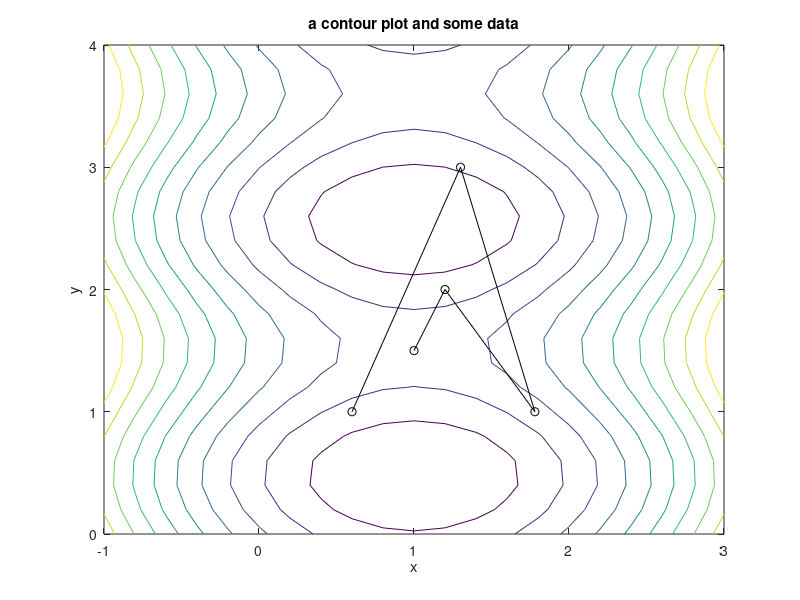

MATLAB code for this plot:
% example code to make a contour plot of  a function
%
%

% example function
%
lambda1 = 5;
lambda2 = 3;
omega=3;
a1 = 1;
a2 = 1;

g = @(x,y)(lambda1 / 2) * (x - a1).^2 + (lambda2 / 2) * sin(omega*(y - a2));

% here is the plot
[X,Y] = meshgrid(-1:.2:3, 0:.2:4);
Z = g(X,Y);
contour(X,Y,Z);

hold on;

% some additional data 
xydata = [[0.6 1.3 1.78 1.2 1]', [ 1 3  1 2 1.5 ]'];
plot(xydata(:,1),xydata(:,2),'k-o');
hold off

title('a contour plot and some data');
xlabel('x')
ylabel('y');